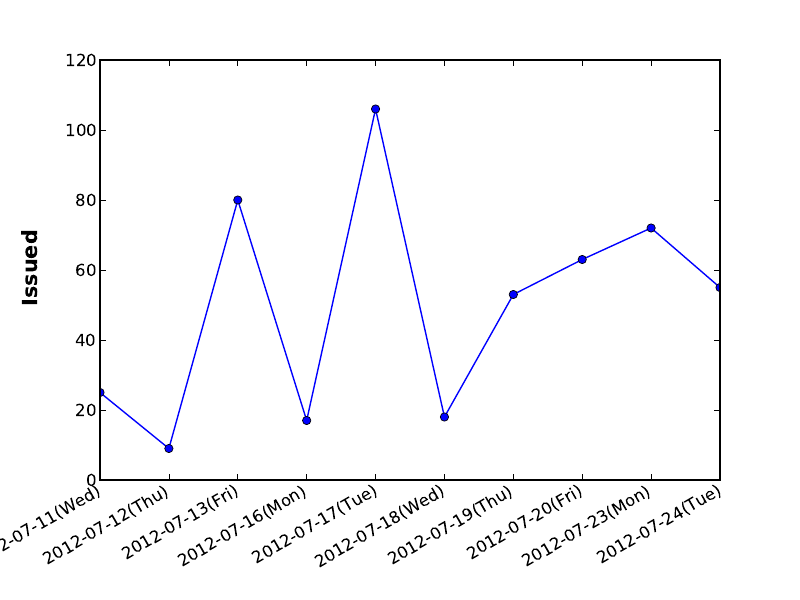

This chart was generated by the following Python code:
#!/usr/bin/env python
"""
When plotting daily data, a frequent request is to plot the data
ignoring skips, eg no extra spaces for weekends.  This is particularly
common in financial time series, when you may have data for M-F and
not Sat, Sun and you don't want gaps in the x axis.  The approach is
to simply use the integer index for the xdata and a custom tick
Formatter to get the appropriate date string for a given index.
"""

import numpy
from matplotlib.mlab import csv2rec
from pylab import figure, show
import matplotlib.cbook as cbook
from matplotlib.ticker import Formatter
from matplotlib import pyplot
from datetime import datetime
import sys
datafile = open('./case_status_graph.dat', 'r').readlines()[-10:]
date_list = [ d.split()[0] for d in datafile ]
issued_list = [ i.split()[1] for i in datafile ]

class MyFormatter(Formatter):
    def __init__(self, dates, fmt='%Y-%m-%d(%a)'):
        self.dates = dates
        self.fmt = fmt

    def __call__(self, x, pos=0):
        'Return the label for time x at position pos'
        odd = int(x*2) & 1
        if odd: return ''
        ind = int(round(x))
        if ind>=len(self.dates) or ind<0: return ''

        return self.dates[ind]

formatter = MyFormatter(date_list)
fig = figure()
ax = fig.add_subplot(111)
ax.xaxis.set_major_formatter(formatter)
ax.set_ylabel('Issued', fontsize=15, fontweight='bold', labelpad=20)
ax.plot(numpy.arange(len(date_list)), issued_list, 'o-')
fig.autofmt_xdate()
if len(sys.argv) > 1 and sys.argv[1] == '-s':
    pyplot.savefig('case_status_graph.pdf')
else:
    show()
